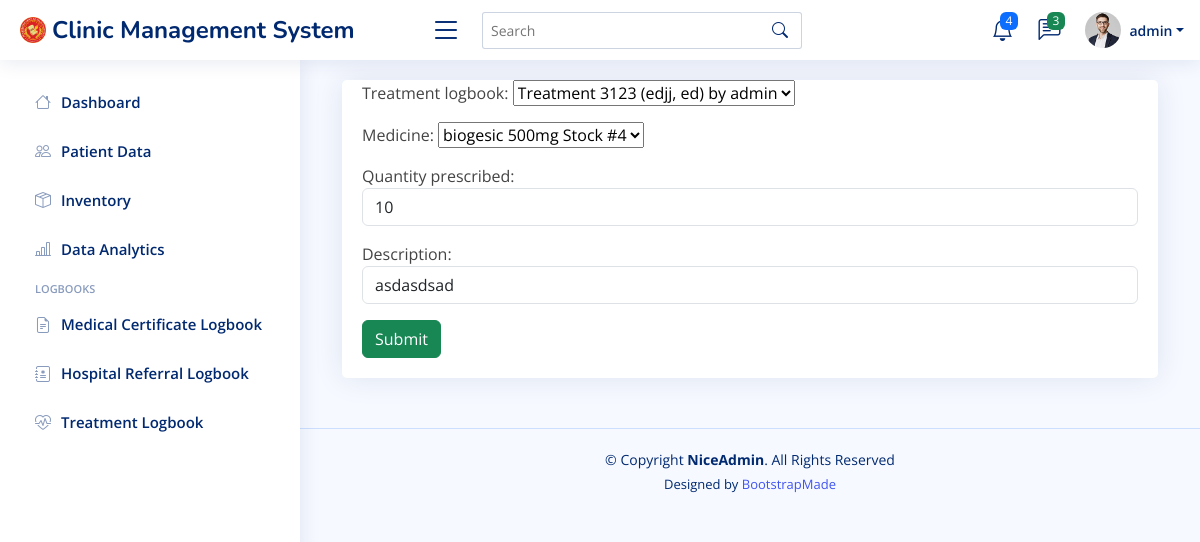
Page /prescriptionform-update/2/ (signed in) on the committed database.
### cms/models.py (models this page shows, shortened)
class Prescription(models.Model):
    created_at = models.DateTimeField(auto_now_add=True)
    updated_at = models.DateTimeField(auto_now=True)
    treatment_logbook = models.ForeignKey('Treatment_logbook', on_delete=models.CASCADE, related_name='prescriptions')
    medicine = models.ForeignKey('Stock', on_delete=models.RESTRICT)
    quantity_prescribed = models.PositiveIntegerField(default=1)
    description = models.CharField(max_length=1000, null=True, blank=True)
    provider = models.CharField(max_length=100, blank=True)
    provider_updated = models.CharField(max_length=100, blank=True)

class Stock(models.Model):
    created_at = models.DateTimeField(auto_now_add=True)
    updated_at = models.DateTimeField(auto_now=True)
    medicine = models.ForeignKey("Medicine", on_delete=models.RESTRICT)
    stock_quantity = models.PositiveIntegerField(default=0)
    choices = [
        ("box", "Box"),
        ("piece", "Piece"),
    ]
    unit = models.CharField(max_length=5, choices=choices)
    quantity_per_unit = models.PositiveIntegerField(default=1)
    expiration_date = models.DateField()
    initial_stocks = models.PositiveIntegerField(blank=True, null=True)
    current_stock = models.PositiveIntegerField(blank=True, null=True)
    provider = models.CharField(max_length=100, blank=True, null=True)
    provider_updated = models.CharField(max_length=100, blank=True)
    def __str__(self):
        return f'{self.medicine.brand_name} {self.medicine.dosage_strength} Stock #{self.id}'

### cms/views.py (the view, shortened to what this page needs)
# urls.py: path('prescriptionform-update/<str:pk>/', views.prescriptionform_update_view, name="Prescription Update"),
@login_required(login_url="Login")
def prescriptionform_update_view(request, pk):
    prescription_instance = get_object_or_404(Prescription, id=pk)
    form = PrescriptionForm(instance=prescription_instance)
    context = {'form':form}
    return render(request, 'cms/prescription-form.html', context)

### cms/forms.py
class PrescriptionForm(forms.ModelForm):
    class Meta:
        model = Prescription
        fields = '__all__'
        exclude = ('provider', 'updated_at', 'provider_updated')
        widgets = {
            'expiration_date': forms.DateInput(attrs={'class': 'form-control'}),
            'treatment_logbook': s2forms.Select2Widget(attrs={'class': 'form-select'}),
            'medicine': s2forms.Select2Widget(attrs={'class': 'form-select'}),
            'quantity_prescribed': forms.NumberInput(attrs={'class': 'form-control'}),
            'description': forms.TextInput(attrs={'class': 'form-control'}),
        }

### cms/models.py (called while the page is built)
    def __str__(self):
        return f'{self.unique_number} ({self.last_name}, {self.first_name})'

    def __str__(self):
        return f'Treatment {self.unique_number} by {self.provider}'

### cms/templates/cms/prescription-form.html (shortened to what this page needs)
{% extends "cms/base.html" %}
{% block content %}
<div class="container">
    <div class="row">
        <div class="col-sm">
            <div class="card card-body">
                <div class="form-group">
                    <form action="" method="POST">
                        {{form.as_p}}
                        <input class="btn btn-success" type="submit" value="Submit">
                    </form>
                </div>
            </div>
        </div>
    </div>
</div>
{% endblock content %}

### cms/templates/cms/base.html (shortened to what this page needs)
{% load static %}
<!DOCTYPE html>
<html lang="en">
<head>
  <link href="{% static "cms/assets/vendor/bootstrap/css/bootstrap.min.css" %}" rel="stylesheet">
  <link href="{% static "cms/assets/vendor/bootstrap-icons/bootstrap-icons.css" %}" rel="stylesheet">
  <link href="{% static "cms/assets/vendor/boxicons/css/boxicons.min.css" %}" rel="stylesheet">
  <link href="{% static "cms/assets/vendor/quill/quill.snow.css" %}" rel="stylesheet">
  <link href="{% static "cms/assets/vendor/quill/quill.bubble.css" %}" rel="stylesheet">
  <link href="{% static "cms/assets/vendor/remixicon/remixicon.css" %}s" rel="stylesheet">
  <link href="{% static "cms/assets/vendor/simple-datatables/style.css" %}" rel="stylesheet">
  <link href="{% static "cms/assets/css/style.css" %}" rel="stylesheet">
</head>
<body>
  <header id="header" class="header fixed-top d-flex align-items-center">
    <div class="d-flex align-items-center justify-content-between">
      <a href={% url 'Dashboard' %} class="logo d-flex align-items-center">
        <img src="{% static "cms/assets/img/dhvsu_logo.png" %}" alt="">
        <span class="d-none d-lg-block">Clinic Management System</span>
      </a>
      <i class="bi bi-list toggle-sidebar-btn"></i>
    </div>
    <div class="search-bar">
      <form class="search-form d-flex align-items-center" method="POST" action="#">
        <input type="text" name="query" placeholder="Search" title="Enter search keyword">
        <button type="submit" title="Search"><i class="bi bi-search"></i></button>
      </form>
    </div>
    <nav class="header-nav ms-auto">
      <ul class="d-flex align-items-center">
        <li class="nav-item dropdown">
          <a class="nav-link nav-icon" href="#" data-bs-toggle="dropdown">
            <i class="bi bi-bell"></i>
            <span class="badge bg-primary badge-number">4</span>
          </a>
        </li>
        <li class="nav-item dropdown">
          <a class="nav-link nav-icon" href="#" data-bs-toggle="dropdown">
            <i class="bi bi-chat-left-text"></i>
            <span class="badge bg-success badge-number">3</span>
          </a>
        </li>
        <li class="nav-item dropdown pe-3">
          <a class="nav-link nav-profile d-flex align-items-center pe-0" href="#" data-bs-toggle="dropdown">
            <img src="{% static "cms/assets/img/profile-img.jpg" %}" alt="Profile" class="rounded-circle">
            <span class="d-none d-md-block dropdown-toggle ps-2">{{ user.username }}</span>
          </a>
        </li>
      </ul>
    </nav>
  </header>
  <aside id="sidebar" class="sidebar">
    <ul class="sidebar-nav" id="sidebar-nav">
      <li class="nav-item">
        <a class="nav-link collapsed" href={% url "Dashboard" %}>
          <i class="bi bi-house"></i>
          <span>Dashboard</span>
      </li>
      <li class="nav-item">
        <a class="nav-link collapsed" href={% url "Patient Data" %}>
          <i class="bi bi-people"></i>
          <span>Patient Data</span>
      </li>
      <li class="nav-item">
        <a class="nav-link collapsed" href={% url "Inventory Data" %}>
          <i class="bi bi-box-seam"></i>
          <span>Inventory</span>
      </li>
      <li class="nav-item">
        <a class="nav-link collapsed" href={% url "chart" %}>
          <i class="bi bi-bar-chart-line"></i>
          <span>Data Analytics</span>
      </li>
      <li class="nav-heading">Logbooks</li>
      <li class="nav-item">
        <a class="nav-link collapsed" href={% url "Medcert Data" %}>
          <i class="bi bi-file-earmark-text"></i>
          <span>Medical Certificate Logbook</span>
      </li>
      <li class="nav-item">
        <a class="nav-link collapsed" href={% url "Referral Data" %}>
          <i class="bi bi-journal-medical"></i>
          <span>Hospital Referral Logbook</span>
      </li>
      <li class="nav-item">
        <a class="nav-link collapsed" href={% url "Treatment Data" %}>
          <i class="bi bi-heart-pulse"></i>
          <span>Treatment Logbook</span>
      </li>
    </ul>
  </aside>
  <main id="main" class="main">
    {% block content %}
    {% endblock content %}
  </main>
  <footer id="footer" class="footer">
    <div class="copyright">
      &copy; Copyright <strong><span>NiceAdmin</span></strong>. All Rights Reserved
    </div>
    <div class="credits">
      Designed by <a href="https://bootstrapmade.com/">BootstrapMade</a>
    </div>
  </footer>
</body>
</html>

### cms/static/cms/assets/css/style.css (style rules this page uses)
:root { scroll-behavior: smooth; }
body { font-family: "Open Sans", sans-serif; background: #f6f9ff; color: #444444; }
a { color: #4154f1; text-decoration: none; }
#main { margin-top: 60px; padding: 20px 30px; transition: all 0.3s; }
.card { margin-bottom: 30px; border: none; border-radius: 5px; box-shadow: 0px 0 30px rgba(1, 41, 112, 0.1); }
.card-body { padding: 0 20px 20px 20px; }
.logo { line-height: 1; }
@media (min-width: 1200px) { .logo { width: 400px; } }
.logo img { max-height: 26px; margin-right: 6px; }
.logo span { font-size: 24px; font-weight: 700; color: #012970; font-family: "Nunito", sans-serif; }
.header { transition: all 0.5s; z-index: 997; height: 60px; box-shadow: 0px 2px 20px rgba(1, 41, 112, 0.1); background-color: #fff; padding-left: 20px; }
.header .toggle-sidebar-btn { font-size: 32px; padding-left: 10px; cursor: pointer; color: #012970; }
.header .search-bar { min-width: 360px; padding: 0 20px; }
.header .search-form { width: 100%; }
.header .search-form input { border: 0; font-size: 14px; color: #012970; border: 1px solid rgba(1, 41, 112, 0.2); padding: 7px 38px 7px 8px; border-radius: 3px; transition: 0.3s; width: 100%; }
.header .search-form button { border: 0; padding: 0; margin-left: -30px; background: none; }
.header .search-form button i { color: #012970; }
.header-nav ul { list-style: none; }
.header-nav>ul { margin: 0; padding: 0; }
.header-nav .nav-icon { font-size: 22px; color: #012970; margin-right: 25px; position: relative; }
.header-nav .nav-profile { color: #012970; }
.header-nav .nav-profile img { max-height: 36px; }
.header-nav .nav-profile span { font-size: 14px; font-weight: 600; }
.header-nav .badge-number { position: absolute; inset: -2px -5px auto auto; font-weight: normal; font-size: 12px; padding: 3px 6px; }
.sidebar { position: fixed; top: 60px; left: 0; bottom: 0; width: 300px; z-index: 996; transition: all 0.3s; padding: 20px; overflow-y: auto; scrollbar-width: thin; scrollbar-color: #aab7cf transparent; box-shadow: 0px 0px 20px rgba(1, 41, 112, 0.1); background-color: #fff; }
@media (min-width: 1200px) { #main, #footer { margin-left: 300px; } }
.sidebar-nav { padding: 0; margin: 0; list-style: none; }
.sidebar-nav li { padding: 0; margin: 0; list-style: none; }
.sidebar-nav .nav-item { margin-bottom: 5px; }
.sidebar-nav .nav-heading { font-size: 11px; text-transform: uppercase; color: #899bbd; font-weight: 600; margin: 10px 0 5px 15px; }
.sidebar-nav .nav-link { display: flex; align-items: center; font-size: 15px; font-weight: 600; color: #4154f1; transition: 0.3; background: #f6f9ff; padding: 10px 15px; border-radius: 4px; }
.sidebar-nav .nav-link i { font-size: 16px; margin-right: 10px; color: #4154f1; }
.sidebar-nav .nav-link.collapsed { color: #012970; background: #fff; }
.sidebar-nav .nav-link.collapsed i { color: #899bbd; }
.footer { padding: 20px 0; font-size: 14px; transition: all 0.3s; border-top: 1px solid #cddfff; }
.footer .copyright { text-align: center; color: #012970; }
.footer .credits { padding-top: 5px; text-align: center; font-size: 13px; color: #012970; }

### rows in the picture
Prescription: treatment_logbook "Treatment 3123 (edjj, ed) by admin", quantity_prescribed "10", description "asdasdsad"
Stock: medicine "biogesic 500mg Stock #4"

### other values in the picture
{{ user.username }} "admin"
